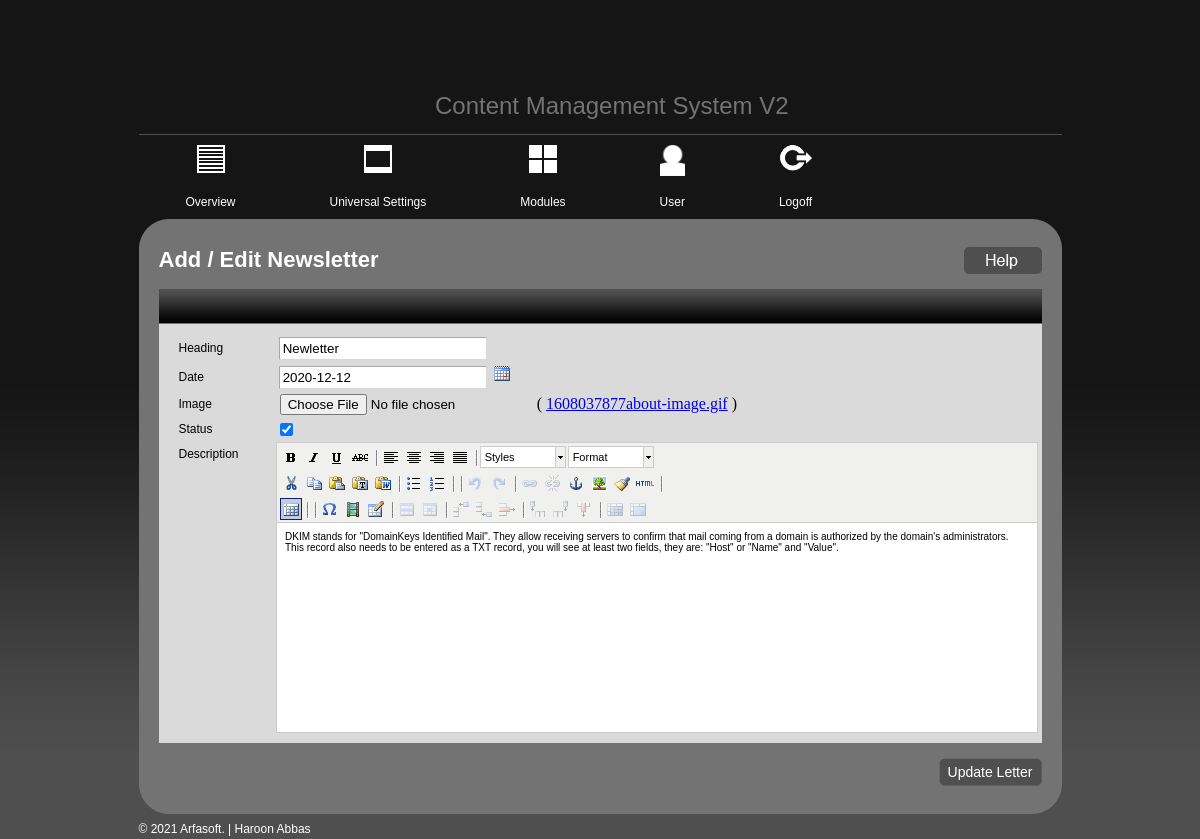
The app's page /admin/new_newsletter.php?args1=1 (signed in) with its own data.
### tables this page shows
CREATE TABLE `newsletters_tbl` (
  `id` int(10) NOT NULL,
  `heading` blob,
  `description` blob,
  `file` text,
  `status` int(11) DEFAULT '1',
  `submition_date` date DEFAULT NULL
);

### includes/db_wrapper.php (called while the page is built, shortened)
<?php
class mysqldb
{
    var $host;
    var $user;
    var $password;
    var $db_name;
    var $connection = false;
    var $result;
    var $error_level = 0;
    var $error_desc = "No errors";
    var $num_rows = 0;
    public function __construct($host, $user, $password, $db_name, $port)
    {
        $this->host = isset($host) ? $host : "localhost";
        $this->user = isset($user) ? $user : "root";
        $this->password = isset($password) ? $password : "";
        $this->db_name = isset($db_name) ? $db_name : "cms_db";
    }
    function connect($is_persistent = false)
    {
        if (!$is_persistent)
        {
            $this->connection = @mysqli_connect($this->host, $this->user, $this->password, $this->db_name);
        }
        else
        {
            $this->connection = @mysql_pconnect($this->host, $this->user, $this->password, $this->db_name);
        }
    }
    function error_report()
    {
        $this->error_level = mysqli_errno($this->connection);
        $this->error_desc = mysqli_error($this->connection);
    }
    function query($sqlString)
    {
        $this->sqlString = $sqlString;
        if ($this->connection !== false)
        {
            $this->result = mysqli_query($this->connection, $sqlString);
            if ($this->result)
            {
                $this->affected_rows = mysqli_affected_rows($this->connection);
                if (is_object($this->result))
                {
                    $this->num_rows = mysqli_num_rows($this->result);
                }
                return true;
            }
            else
            {
                $this->affected_rows = 0;
                $this->num_rows = 0;
                $this->add_debug_message(date("d/m/Y - H:i:s") . " - OPERATION FAILED: Executed [" . $this->sqlString . "] got " . $this->error_level . " " . $this->error_desc . "\r\n");
                return false;
            }
        }
        else
        {
            $this->affected_rows = 0;
            $this->num_rows = 0;
            $this->add_debug_message(date("d/m/Y - H:i:s") . " - OPERATION FAILED: No database open OR no SQL command provided" . "\r\n");
            return false;
        }
    }
    function fetch_assoc()
    {
        return mysqli_fetch_assoc($this->result);
    }
    function fetch_row($table_name, $where = false, $parameters = array())
    {
        $range = (isset($parameters['range']) && !empty($parameters['range'])) ? $parameters['range'] : " * ";
        $queryString = "SELECT $range FROM $table_name ";
        if ($where != false) $queryString .= " WHERE $where LIMIT 1";
        $this->query($queryString);
        if ($this->num_rows < 1)
        {
            return false;
        }
        else
        {
            return $this->fetch_assoc();
        }
    }
}
$mysql = new mysqldb(DB_HOST, DB_USER, DB_PASSWORD, DB_NAME, DB_PORT);
?>

### admin/includes/utility.php (called while the page is built, shortened)
<?php
	function cleaninputfield($mysql,$value){
		return mysqli_real_escape_string($mysql->connection,$value);
	}
	?>

### admin/new_newsletter.php (the view, shortened to what this page needs)
<?php
	include_once("../includes/config.php");
	include_once("../includes/db_wrapper.php");
	include_once("includes/utility.php");    		include_once("includes/thumbnail_images.class.php");
	?>
<!DOCTYPE html PUBLIC "-//W3C//DTD XHTML 1.0 Transitional//EN" "http://www.w3.org/TR/xhtml1/DTD/xhtml1-transitional.dtd">
<html xmlns="http://www.w3.org/1999/xhtml">
<head>
<?php
	include_once("widgets/meta_tags.php");
	?>
	<link href="calendar/dhtmlgoodies_calendar.css" type="text/css" rel="stylesheet">
	<link href="calendar/CalendarControl.css" type="text/css" rel="stylesheet">
</head>
<body>
	<div class="wrap">
		<?php
			include_once("widgets/header.php");
			include_once("widgets/top_menu.php");
			?>
		<div class="container-top"></div>
		<?php
			if(isset($_GET['args1'])){
				$args1 =cleaninputfield($mysql,$_GET['args1']);
				$postrow = $mysql->fetch_row("newsletters_tbl","id=$args1");
			}
			?>
		<form action="" method="post" name="news_form" id="news_form"  enctype="multipart/form-data">
		<div class="container">
			<h2>Add / Edit Newsletter</h2>
			<div class="rightbtn">
				<a href="#"><img src="images/helpbtn.png" border="0" alt="help" /></a>
			</div>
			<div class="content">
			<div class="content-bar"></div>
			<table width="100%" border="0" cellspacing="0" cellpadding="0" class="addpage">
				  <tr>
					<td width="11%"><label for="heading">Heading</label></td>
					<td width="89%"><input name="heading" id="heading" type="text" <?php if(isset($postrow)){?> value="<?php echo $postrow['heading']; ?>"<?php } ?>/></td>
				  </tr>
				  <tr>
					<td><label for="newsdate">Date</label></td>
					<td><input name="newsdate" id="newsdate" readonly="readonly" type="text" value="<?php if(isset($postrow)){ echo $postrow['submition_date']; }else{ echo date('Y-m-d'); }?>" onfocus="displayCalendar(document.getElementById('newsdate'),'yyyy-mm-dd', document.getElementById('newsdate'));"> <img src="images/caldp.jpg" onClick="displayCalendar(document.getElementById('newsdate'),'yyyy-mm-dd', document.getElementById('newsdate'));" style="cursor:pointer;">
					</td>
				  </tr>
				  <tr>
				  <td width="11%"><label for="image">Image </label></td>
				  <td><input type="file" name="image" id="image" /><?php  if(isset($postrow)){?> <?php echo "( <a  href='".URL."uploaded/$postrow[file]' target='_blank'>$postrow[file]</a>   )"; }   ?>					</td>
				  </tr>
				   <tr>
					<td width="11%"><label for="status">Status</label></td>
					<td width="89%"><input name="status" id="status" type="checkbox" <?php if(isset($postrow) && $postrow['status']==1){ ?> checked="checked" <?php } ?>/></td>
				  </tr>
				  <tr>
					<td valign="top"><label for="description">Description</label></td>
					<td><textarea name="description" id="description" style="width:97%" rows="18"><?php if(isset($postrow)){ echo stripslashes($postrow['description']); } ?></textarea></td>
				  </tr>
			  </table>
		</div>
		<div class="addbtn-right">
	<?php
			if(isset($_GET['args1'])){ ?>
				<input name="update" id="update" border="0" type="submit" value="Update Letter" class="addpagebtn" />
	  <?php }else{ ?>
				<input type="hidden" name="addnews" id="addnews" value="addnews" />
				<input name="add" id="add" border="0" type="submit" value="Add Letter" class="addpagebtn" />
		<?php } ?>
			</div>
		</div>
		</form>
		<div class="container-bottom"></div>
		<?php
			include_once("widgets/footer.php");
			?>
	</div>
</body>
</html>

### admin/style.css (style rules this page uses)
body { margin:0px; padding:0px; background:url(images/bodybg.png) repeat-x; background-color:#4f4f4f; }
.wrap { width:923px; margin:0 auto; }
.container-top { float:left; background:url(images/con-top.png) no-repeat; width:923px; height:28px; }
.container { float:left; width:883px; background:url(images/containerbg.png) repeat-y; padding:0px 20px; }
.container h2 { margin:0px; float:left; font-family:Arial, Helvetica, sans-serif; font-size:22px; font-weight:bold; color:#FFFFFF; }
.rightbtn { float:right; }
.content { float:left; width:883px; background-color:#dadada; margin:15px 0px; }
.content-bar { background:url(images/container-headerbg.png) repeat-x; width:883px; height:35px; }
.content .addpage { margin:10px 20px; }
.content label { color:#000000; font-family:Arial, Helvetica, sans-serif; font-size:12px; line-height:25px; }
.content input[type="text"] { width:200px; -moz-border-radius:3px; border-color:#A8A8A8 #D8D8D8 #D8D8D8 #A8A8A8; border-left:1px solid #A8A8A8; border-style:solid; border-width:1px; margin:3px; padding:3px; }
.addbtn-right { float:left; width:883px; text-align:right; }
.container-bottom { float:left; background:url(images/cont-bottom.png) no-repeat; width:923px; height:28px; }
.addpagebtn { background:url(images/addapage.png) no-repeat; width:103px; height:28px; border:none; padding:0px; color:#FFFFFF; font-family:Arial, Helvetica, sans-serif; font-size:14px; cursor:pointer; }

### admin/tiny_mce/themes/advanced/skins/default/content.css (style rules this page uses)
body, td, pre { color:#000; font-family:Verdana, Arial, Helvetica, sans-serif; font-size:10px; margin:8px; }
body { background:#FFF; }
img { border:0; }
table { cursor:default }
table td, table th { cursor:text }

### records on screen
newsletters_tbl: heading "Newletter", newsdate "2020-12-12", file "1608037877about-image.gif", status "☑"
